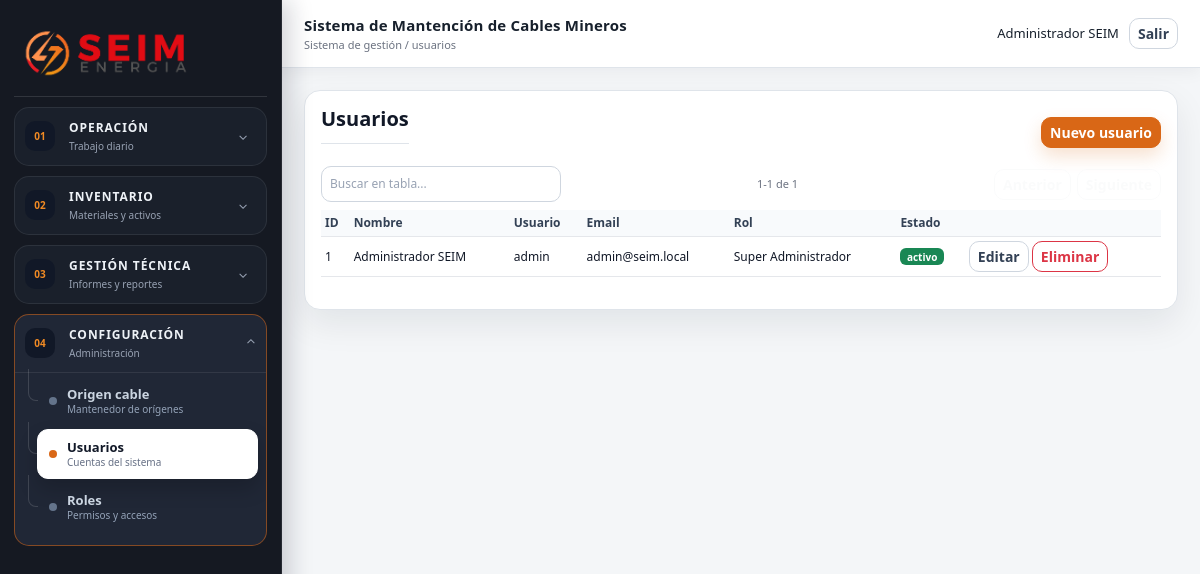
The page /public/usuarios (signed in) on the database its author committed.
### tables this page shows
CREATE TABLE usuarios(id INT AUTO_INCREMENT PRIMARY KEY,nombre VARCHAR(80) NOT NULL,apellido VARCHAR(80) NOT NULL,usuario VARCHAR(50) NOT NULL UNIQUE,email VARCHAR(120) NOT NULL UNIQUE,telefono VARCHAR(40),cargo VARCHAR(80),area VARCHAR(80),rol_id INT NOT NULL,estado ENUM('activo','inactivo') DEFAULT 'activo',password VARCHAR(255) NOT NULL,created_at TIMESTAMP NULL,updated_at TIMESTAMP NULL,deleted_at TIMESTAMP NULL,FOREIGN KEY(rol_id) REFERENCES roles(id),INDEX idx_usuario_estado(estado));

CREATE TABLE roles(id INT AUTO_INCREMENT PRIMARY KEY,nombre VARCHAR(80) NOT NULL UNIQUE,estado ENUM('activo','inactivo') DEFAULT 'activo',created_at TIMESTAMP NULL,updated_at TIMESTAMP NULL,deleted_at TIMESTAMP NULL);

### app/Core/App.php (called while the page is built, shortened)
<?php
final class App { private static array $config; private static ?PDO $pdo=null; public static function boot(array $config): void { self::$config=$config; } public static function config(string $key, mixed $default=null): mixed { return self::$config[$key] ?? $default; } public static function db(): PDO { if(!self::$pdo){ $db=self::$config['db']; $dsn="mysql:host={$db['host']};dbname={$db['name']};charset={$db['charset']}"; self::$pdo=new PDO($dsn,$db['user'],$db['pass'],[PDO::ATTR_ERRMODE=>PDO::ERRMODE_EXCEPTION,PDO::ATTR_DEFAULT_FETCH_MODE=>PDO::FETCH_ASSOC]); } return self::$pdo; } }

### app/Core/Controller.php (called while the page is built, shortened)
<?php
abstract class Controller { protected function view(string $view,array $data=[]):void{ extract($data); $viewFile=__DIR__.'/../Views/'.$view.'.php'; require __DIR__.'/../Views/layouts/app.php'; } protected function auth():void{ if(!current_user()) redirect('login'); } protected function requirePermission(string $module,string $action='ver'):void{ $this->auth(); if(($_SESSION['user']['rol']??'')==='Super Administrador') return; $perms=$_SESSION['permissions'][$module]??[]; if(empty($perms[$action])) { http_response_code(403); exit('Sin permisos'); } } protected function uploadImage(string $field,string $dir):?string{ if(empty($_FILES[$field]['name'])) return null; $cfg=App::config('image_mimes'); $tmp=$_FILES[$field]['tmp_name']; $mime=mime_content_type($tmp); if(!isset($cfg[$mime]) || $_FILES[$field]['size']>App::config('upload_max_bytes')) throw new \RuntimeException('Imagen inválida: use JPG, PNG o WEBP de máximo 3 MB.'); $name=bin2hex(random_bytes(12)).'.'.$cfg[$mime]; if(!is_dir(__DIR__.'/../../public/uploads/'.$dir)) mkdir(__DIR__.'/../../public/uploads/'.$dir,0775,true); move_uploaded_file($tmp,__DIR__.'/../../public/uploads/'.$dir.'/'.$name); return 'uploads/'.$dir.'/'.$name; } }

### app/Controllers/CatalogController.php (called while the page is built, shortened)
<?php
class CatalogController extends Controller {
 public function usuarios():void{$this->requirePermission('Usuarios');$m=new BaseCatalog;$rows=$m->fetchAll('SELECT u.*, r.nombre rol FROM usuarios u JOIN roles r ON r.id=u.rol_id WHERE u.deleted_at IS NULL ORDER BY u.id DESC');$this->view('usuarios/index',compact('rows'));}
}

### public/index.php (called while the page is built, shortened)
<?php
require_once __DIR__ . '/../app/Core/helpers.php';
spl_autoload_register(function (string $class): void {
    $prefix = 'App\\';
    if (str_starts_with($class, $prefix)) {
        $path = __DIR__ . '/../app/' . str_replace('\\', '/', substr($class, strlen($prefix))) . '.php';
    }
});
$router = new App\Core\Router();
$router->dispatch($_SERVER['REQUEST_METHOD'], parse_url($_SERVER['REQUEST_URI'], PHP_URL_PATH) ?: '/');

### app/Core/Model.php (called while the page is built, shortened)
<?php
abstract class Model { protected \PDO $db; public function __construct(){ $this->db=App::db(); } public function fetchAll(string $sql,array $p=[]):array{ $s=$this->db->prepare($sql); $s->execute($p); return $s->fetchAll(); } public function fetch(string $sql,array $p=[]):?array{ $s=$this->db->prepare($sql); $s->execute($p); return $s->fetch()?:null; } public function execSql(string $sql,array $p=[]):bool{ $s=$this->db->prepare($sql); return $s->execute($p); } }

### app/Views/usuarios/index.php (the view)
<div class="card-dark"><div class="d-flex justify-content-between align-items-center mb-2"><h5>Usuarios</h5><a class="btn btn-seim btn-sm" href="<?= url('usuarios/crear') ?>">Nuevo usuario</a></div><table class="table table-dark table-sm datatable"><thead><tr><th>ID</th><th>Nombre</th><th>Usuario</th><th>Email</th><th>Rol</th><th>Estado</th><th></th></tr></thead><tbody><?php foreach($rows as $r): ?><tr><td><?= $r['id'] ?></td><td><?= e($r['nombre'].' '.$r['apellido']) ?></td><td><?= e($r['usuario']) ?></td><td><?= e($r['email']) ?></td><td><?= e($r['rol']) ?></td><td><?= badge($r['estado']) ?></td><td><a class="btn btn-sm btn-outline-light" href="<?= url('usuarios/editar/'.$r['id']) ?>">Editar</a> <form method="post" action="<?= url('usuarios/eliminar/'.$r['id']) ?>" class="d-inline" onsubmit="return confirm('¿Eliminar este usuario?')"><?= csrf_field() ?><button class="btn btn-sm btn-outline-danger">Eliminar</button></form></td></tr><?php endforeach; ?></tbody></table></div>

### app/Core/Router.php (shortened to what this page needs)
<?php
final class Router
{
    private array $routes = [];
    private function add($m, $p, $a): void { $this->routes[$m][] = ['p' => trim($p, '/'), 'a' => $a]; }
    private function normalizePath(string $uri): string
    {
        $path = trim($uri, '/');
        $base = trim(parse_url(App::config('base_url'), PHP_URL_PATH) ?: '', '/');
        $projectBase = trim(dirname('/' . $base), '/.');
        foreach (array_filter([$base, $projectBase]) as $prefix) {
            if (str_starts_with($path, $prefix . '/')) {
                $path = trim(substr($path, strlen($prefix)), '/');
                break;
            }
        }
        return $path;
    }
    public function dispatch(string $method, string $uri): void
    {
        $path = $this->normalizePath($uri);
        foreach ($this->routes[$method] ?? [] as $r) {
            $regex = '#^' . preg_replace('#\{([a-z_]+)\}#', '(?P<$1>[^/]+)', $r['p']) . '$#';
            if (preg_match($regex, $path, $m)) {
                [$c, $fn] = $r['a'];
                $params = array_filter($m, 'is_string', ARRAY_FILTER_USE_KEY);
                (new $c)->$fn(...array_values($params));
                return;
            }
        }
    }
}

### app/Core/helpers.php (shortened to what this page needs)
<?php
function e(?string $v): string { return htmlspecialchars((string)$v, ENT_QUOTES, 'UTF-8'); }
function url(string $path = ''): string { return App\Core\App::config('base_url') . '/' . ltrim($path, '/'); }
function badge(string $estado): string { $map=['activo'=>'success','inactivo'=>'secondary','disponible'=>'success','en reparación'=>'warning','entregado'=>'info','dado de baja'=>'danger','borrador'=>'secondary','finalizado'=>'success','anulado'=>'danger','activa'=>'warning','cerrada'=>'success','crítico'=>'danger','critico'=>'danger','bajo'=>'warning','normal'=>'success']; return '<span class="badge text-bg-'.($map[$estado]??'secondary').'">'.e($estado).'</span>'; }

### public/assets/css/app.css (style rules this page uses)
:root { --bg:#f4f6f8;--bg-soft:#eef1f5;--side:#151922;--side-2:#1d2430;--card:#ffffff;--card-2:#f9fafb;--input:#ffffff;--text:#17202c;--text-inverse:#f8fafc;--muted:#6b7280; --brand-orange:#d96716;--brand-orange-2:#f08a24;--brand-red:#b91c1c;--brand-gray:#6f737b;--green:#d96716;--olive:#d99a22;--blue:#2563eb;--red:#b91c1c; --line:#dfe4ea;--line-dark:rgba(255,255,255,.12);--shadow:0 14px 34px rgba(15,23,42,.08) }
* { box-sizing:border-box }
body { background:var(--bg);color:var(--text);font-size:13px;min-height:100vh }
.card-dark,.panel,.kpi { background:var(--card);border:1px solid var(--line);border-radius:16px;padding:16px;box-shadow:var(--shadow) }
.btn { border-radius:10px;font-weight:700 }
.btn-seim { background:var(--brand-orange);border:1px solid var(--brand-orange);color:#fff;font-weight:800;box-shadow:0 8px 18px rgba(217,103,22,.20) }
.btn-outline-light { color:#334155;border-color:#cfd6df;background:#fff }
.table { font-size:12px }
.badge { font-size:10px }
.table-dark { --bs-table-bg:transparent;--bs-table-color:#111827;--bs-table-border-color:#e5e7eb;vertical-align:middle }
.table th,.table td { vertical-align:middle;white-space:nowrap }
.table th { text-align:left;color:#334155;background:#f8fafc }
.table td .btn { white-space:nowrap }
.card-dark h5,.card-dark h6 { display:flex;align-items:center;min-height:24px;margin-bottom:14px;color:#111827;font-weight:800 }
.card-dark h5 { padding-bottom:12px;border-bottom:1px solid var(--line) }
.form-enhanced { position:relative }

### rows shown on the page
usuarios: id "1", nombre+apellido "Administrador SEIM", usuario "admin", email "admin@seim.local", rol.nombre "Super Administrador", estado "activo"

### other values the page prints
$group['icon'] "01"
$group['label'] "OPERACIÓN"
$group['summary'] "Trabajo diario"
$group['icon'] "02"
$group['label'] "INVENTARIO"
$group['summary'] "Materiales y activos"
$group['icon'] "03"
$group['label'] "GESTIÓN TÉCNICA"
$group['summary'] "Informes y reportes"
$group['icon'] "04"
$group['label'] "CONFIGURACIÓN"
$group['summary'] "Administración"
$t "Origen cable"
$desc "Mantenedor de orígenes"
$t "Usuarios"
